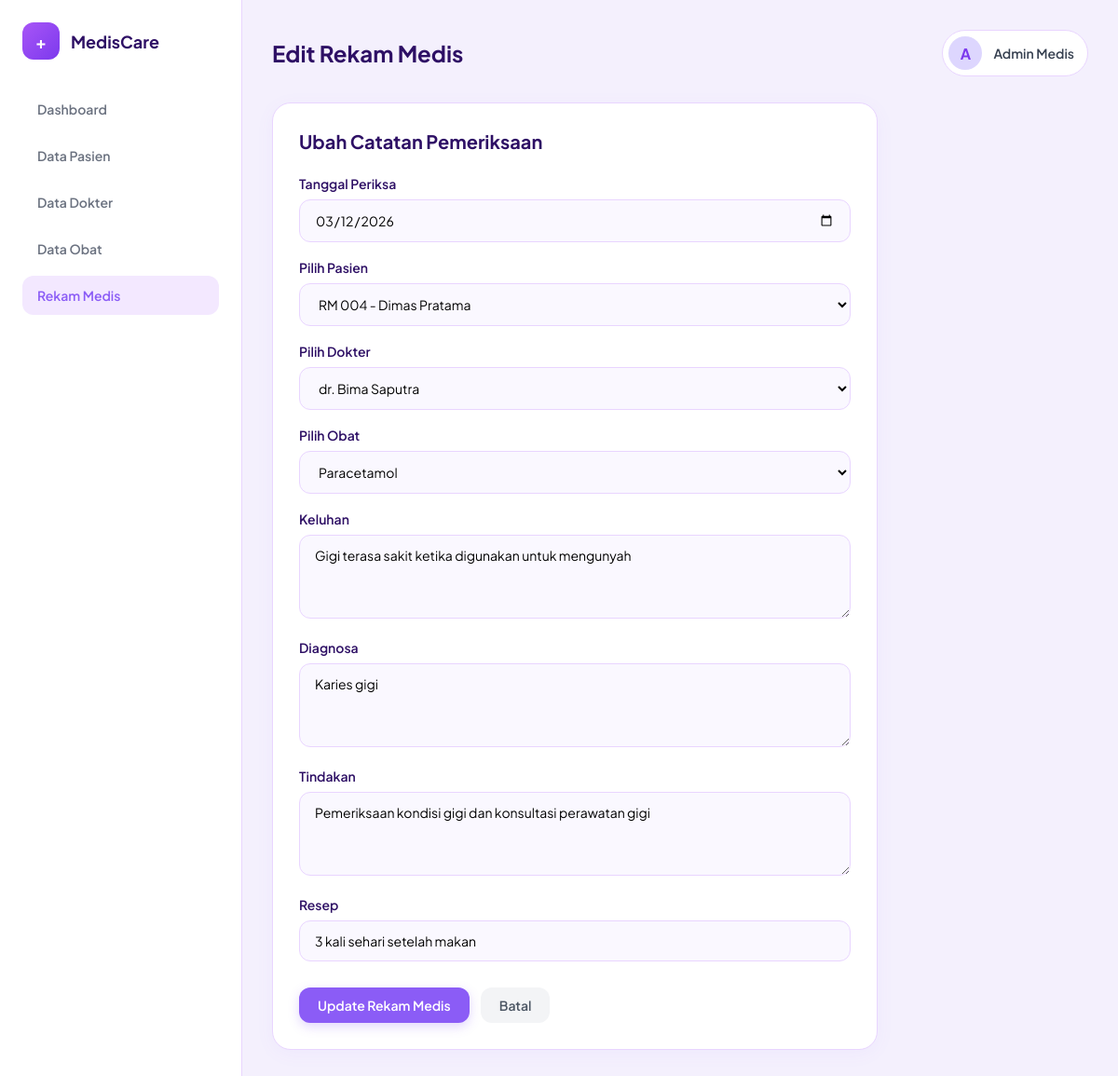
Screenshot of /edit_rekam.php?id=2 with the database file from the repository.
### tables this page shows
CREATE TABLE `rekam_medis` (
  `id_rekam` int(11) NOT NULL,
  `id_pasien` int(11) NOT NULL,
  `id_dokter` int(11) NOT NULL,
  `id_obat` int(11) NOT NULL,
  `tanggal_periksa` date NOT NULL,
  `keluhan` text NOT NULL,
  `diagnosa` text NOT NULL,
  `tindakan` text NOT NULL,
  `resep` varchar(100) NOT NULL
);

### edit_rekam.php (the view, shortened to what this page needs)
<?php
include 'koneksi.php';
$id = $_GET['id'];
$data = mysqli_query($koneksi, "SELECT * FROM rekam_medis WHERE id_rekam='$id'");
$rm = mysqli_fetch_array($data);
?>
<!DOCTYPE html>
<html lang="id">
<head>
    <link rel="stylesheet" href="style.css?v=8">
</head>
<body>
    <div class="sidebar">
        <div class="brand">
            <div class="brand-icon">+</div>
            <h2>MedisCare</h2>
        </div>
        <ul class="nav-menu">
            <li><a href="index.php">Dashboard</a></li>
            <li><a href="pasien.php">Data Pasien</a></li>
            <li><a href="dokter.php">Data Dokter</a></li>
            <li><a href="obat.php">Data Obat</a></li>
            <li><a href="rekam_medis.php" class="active">Rekam Medis</a></li>
        </ul>
    </div>
    <div class="main-content">
        <div class="top-bar">
            <h1>Edit Rekam Medis</h1>
            <div class="user-profile">
                <div class="avatar">A</div>
                <span style="font-weight: 600; font-size: 14px;">Admin Medis</span>
            </div>
        </div>
        <div class="container form-container">
            <div class="header-title">
                <h3>Ubah Catatan Pemeriksaan</h3>
            </div>
            <form method="POST">
                <div class="form-group">
                    <label>Tanggal Periksa</label>
                    <input type="date" name="tanggal_periksa" value="<?= $rm['tanggal_periksa'] ?>" required>
                </div>
                <div class="form-group">
                    <label>Pilih Pasien</label>
                    <select name="id_pasien" required>
                        <?php
                        $pasien = mysqli_query($koneksi, "SELECT * FROM pasien");
                        while($p = mysqli_fetch_array($pasien)){
                            $sel = ($p['id_pasien'] == $rm['id_pasien']) ? 'selected' : '';
                            echo "<option value='".$p['id_pasien']."' $sel>".$p['no_rm']." - ".$p['nama_pasien']."</option>";
                        }
                        ?>
                    </select>
                </div>
                <div class="form-group">
                    <label>Pilih Dokter</label>
                    <select name="id_dokter" required>
                        <?php
                        $dokter = mysqli_query($koneksi, "SELECT * FROM dokter");
                        while($d = mysqli_fetch_array($dokter)){
                            $sel = ($d['id_dokter'] == $rm['id_dokter']) ? 'selected' : '';
                            echo "<option value='".$d['id_dokter']."' $sel>".$d['nama_dokter']."</option>";
                        }
                        ?>
                    </select>
                </div>
                <div class="form-group">
                    <label>Pilih Obat</label>
                    <select name="id_obat" required>
                        <?php
                        $obat = mysqli_query($koneksi, "SELECT * FROM obat");
                        while($o = mysqli_fetch_array($obat)){
                            $sel = ($o['id_obat'] == $rm['id_obat']) ? 'selected' : '';
                            echo "<option value='".$o['id_obat']."' $sel>".$o['nama_obat']."</option>";
                        }
                        ?>
                    </select>
                </div>
                <div class="form-group">
                    <label>Keluhan</label>
                    <textarea name="keluhan" required><?= $rm['keluhan'] ?></textarea>
                </div>
                <div class="form-group">
                    <label>Diagnosa</label>
                    <textarea name="diagnosa" required><?= $rm['diagnosa'] ?></textarea>
                </div>
                <div class="form-group">
                    <label>Tindakan</label>
                    <textarea name="tindakan" required><?= $rm['tindakan'] ?></textarea>
                </div>
                <div class="form-group">
                    <label>Resep</label>
                    <input type="text" name="resep" value="<?= $rm['resep'] ?>" required>
                </div>
                <div class="form-actions">
                    <button type="submit" name="update" class="btn btn-primary">Update Rekam Medis</button>
                    <a href="rekam_medis.php" class="btn btn-secondary">Batal</a>
                </div>
            </form>
        </div>
    </div>
</body>
</html>

### style.css (style rules this page uses)
:root { --bg-main: #F4F0FD; --sidebar-bg: #FFFFFF; --card-bg: #FFFFFF; --primary: #8B5CF6; --primary-hover: #7C3AED; --primary-light: #F3E8FF; --text-dark: #2E1065; --text-muted: #6B7280; --border-color: #E9D5FF; --danger-bg: #FEE2E2; --danger-text: #991B1B; --warning-bg: #FEF3C7; --warning-text: #92400E; }
* { box-sizing: border-box; font-family: 'Plus Jakarta Sans', sans-serif !important; margin: 0; padding: 0; }
body { background-color: var(--bg-main); color: #374151; display: flex; min-height: 100vh; }
.sidebar { width: 260px; background: var(--sidebar-bg); border-right: 1px solid var(--border-color); padding: 24px; display: flex; flex-direction: column; }
.brand { display: flex; align-items: center; gap: 12px; margin-bottom: 32px; }
.brand-icon { width: 40px; height: 40px; background: linear-gradient(135deg, #A855F7, #7C3AED); color: white; border-radius: 12px; display: flex; align-items: center; justify-content: center; font-weight: 700; font-size: 18px; }
.brand h2 { font-size: 18px; font-weight: 700; color: var(--text-dark); }
.nav-menu { display: flex; flex-direction: column; gap: 8px; list-style: none; }
.nav-menu a { display: flex; align-items: center; gap: 12px; padding: 12px 16px; color: var(--text-muted); text-decoration: none; font-weight: 600; font-size: 14px; border-radius: 12px; transition: all 0.2s; }
.nav-menu a:hover, .nav-menu a.active { color: var(--primary); background: var(--primary-light); }
.main-content { flex: 1; padding: 32px; overflow-y: auto; }
.top-bar { display: flex; justify-content: space-between; align-items: center; margin-bottom: 28px; }
.top-bar h1 { font-size: 24px; font-weight: 700; color: var(--text-dark); }
.user-profile { display: flex; align-items: center; gap: 12px; background: white; padding: 6px 14px 6px 6px; border-radius: 30px; border: 1px solid var(--border-color); }
.avatar { width: 36px; height: 36px; background: #DDD6FE; color: var(--primary-hover); border-radius: 50%; display: flex; align-items: center; justify-content: center; font-weight: 700; }
.container { background: var(--card-bg); padding: 28px; border-radius: 20px; box-shadow: 0 4px 20px rgba(139, 92, 246, 0.05); border: 1px solid var(--border-color); }
.form-container { max-width: 650px; }
.header-title { display: flex; justify-content: space-between; align-items: center; margin-bottom: 24px; }
.header-title h3 { color: var(--text-dark); font-size: 20px; font-weight: 700; }
.form-group { margin-bottom: 18px; }
.form-group label { display: block; margin-bottom: 8px; font-weight: 600; font-size: 14px; color: var(--text-dark); }
.form-group input, .form-group select, .form-group textarea { width: 100%; padding: 12px 16px; border: 1px solid var(--border-color); border-radius: 12px; font-size: 14px; background-color: #FAF8FF; outline: none; transition: all 0.2s; }
.form-group textarea { resize: vertical; min-height: 90px; }
.form-actions { display: flex; gap: 12px; margin-top: 28px; }
.btn { display: inline-flex; align-items: center; justify-content: center; gap: 6px; padding: 10px 20px; text-decoration: none; border-radius: 12px; font-weight: 600; font-size: 14px; border: none; cursor: pointer; transition: all 0.2s; }
.btn-primary { background-color: var(--primary); color: white; box-shadow: 0 4px 12px rgba(139, 92, 246, 0.25); }
.btn-secondary { background-color: #F3F4F6; color: #4B5563; }

### rows the page displays
rekam_medis: tanggal_periksa "03/12/2026", keluhan "Gigi terasa sakit ketika digunakan untuk mengunyah", diagnosa "Karies gigi", tindakan "Pemeriksaan kondisi gigi dan konsultasi perawatan gigi", resep "3 kali sehari setelah makan"

### other values shown
form field id_pasien "RM 004 - Dimas Pratama"
form field id_dokter "dr. Bima Saputra"
form field id_obat "Paracetamol"
